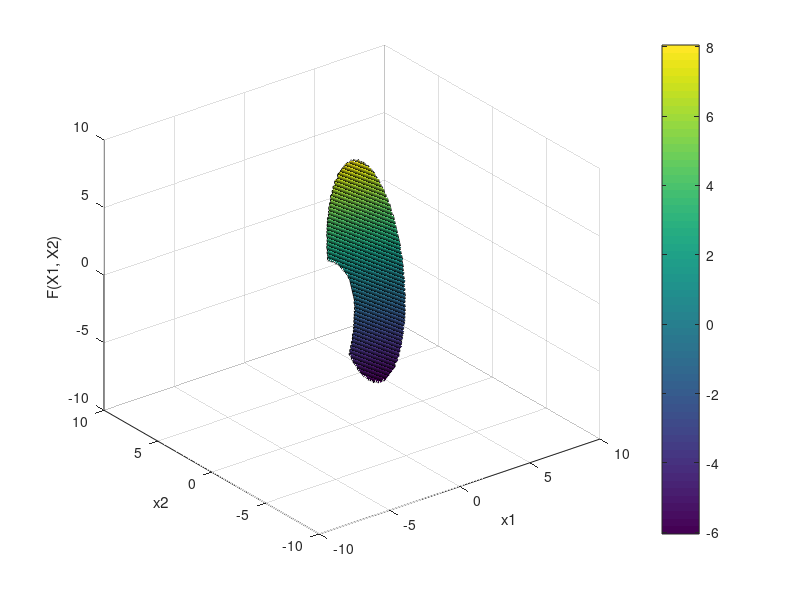
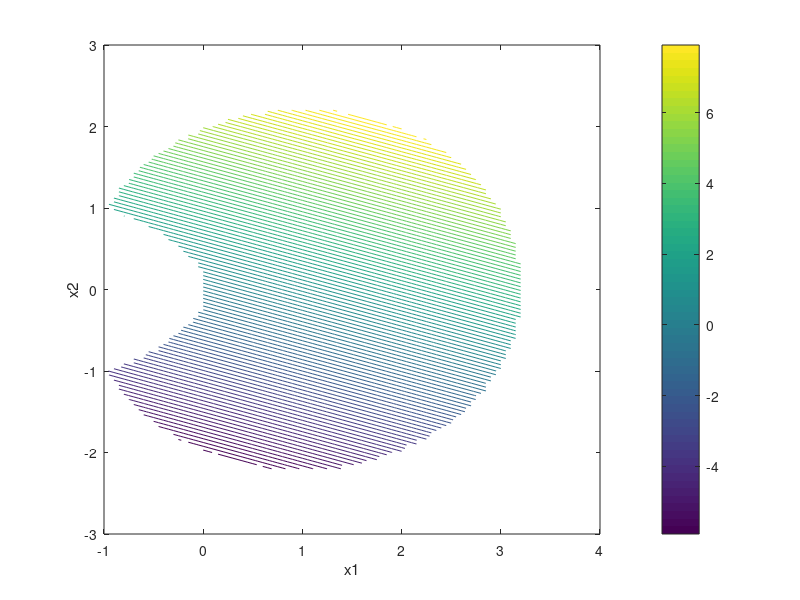

Write MATLAB code to recreate these figures, in order. (Note: this script raises an error after producing the figures.)
clear;
close;
clc;

%to define objective and constraint functions
[x1, x2] = meshgrid (-10:0.05:10,-10:0.05:10);
y = x1+3.*x2;
feasible1= ((x1-1).^2+x2.^2-5<=0);
feasible2= (-x1-x2.^2 <=0);
feasible = feasible1.*feasible2;
feasible (feasible ==0) = NaN;
y =y.*feasible;

%to plot function and feasible set
figure
surf (x1 ,x2 ,y);
xlabel ('x1');
ylabel ('x2');
zlabel ('F(X1, X2)');
colorbar;
figure
contour (x1, x2, y, 100);
xlim ('auto')
ylim ('auto')
xlabel ('x1');
ylabel ('x2');
colorbar;

x0 = [0,0];
%to find max
fmincon (@fmax, x0, [], [], [], [], [], [], @constr);
[xmax, cfmax] = fmincon (@fmax, x0, [], [], [], [], [], [], @constr);
%to find min
fmincon (@fmin, x0, [], [], [], [], [], [], @constr);
[xmin, cfmin] = fmincon (@fmin, x0, [], [], [], [], [], [], @constr);